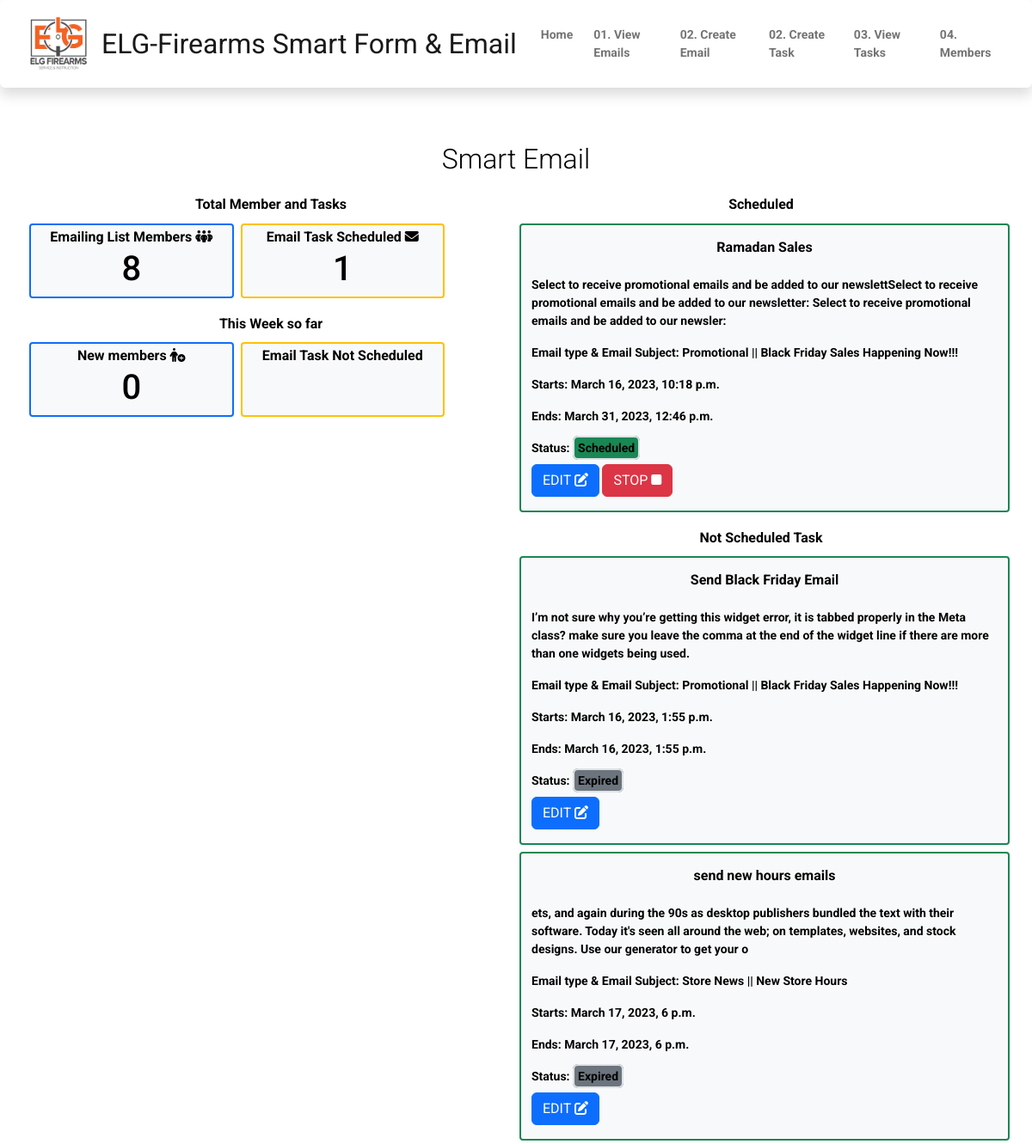
The app's page /master/stop_task/29 with its own data.
### smart_emailApp/models.py (models this page shows, shortened)
class EmailTask(models.Model):
    task_type = (
        ('Once', 'Once'),
        ('Daily', 'Daily'),
        ('Weekly', 'Weekly'),
        ('Monthly', 'Monthly'),
    )
    task_status = (
        ('Scheduled', 'Scheduled'),
        ('STOPPED', 'STOPPED'),
        ('Not Scheduled', 'Not Scheduled'),
        ('Expired', 'Expired'),
    )
    priority_level = (
        ('Low', 'Low'),
        ('Medium', 'Medium'),
        ('High', 'High'),
    )
    task_name = models.CharField(max_length=200)
    task_occurence = models.CharField(max_length=50, choices=task_type, null=True, blank=True)
    task_description = models.TextField(max_length=200)
    recipients = models.CharField(max_length=1000)
    sender = models.EmailField()
    emailToSend = models.ForeignKey(Emails, on_delete=models.CASCADE, null=True, blank=True)
    created_at = models.DateTimeField(auto_now_add=True)
    date_from = models.DateTimeField()
    date_to_sending = models.DateTimeField()
    status = models.CharField(max_length=50, choices=task_status, null=True, blank=True)
    priority = models.CharField(max_length=50, choices=priority_level, null=True, blank=True)
    error_message = models.TextField(null=True, blank=True)
    updated_at = models.DateField(auto_now=True, null=True, blank=True)

class Emails(models.Model):
    email_type = (
        ('Promotional', 'Promotional'),
        ('Store News', 'Store News'),
        ('Seasonal Sales', 'Seasonal Sales'),
    )
    subject = models.CharField(max_length=100)
    body = models.TextField(max_length=1000)
    emailtype = models.CharField(max_length=50, choices=email_type, null=True, blank=True)
    product1_image = models.ImageField(upload_to="email_imageAttachment/", null=True, blank=True, default=None)
    product1_name = models.CharField(max_length=60, null=True, blank=True)
    product1_description = models.CharField(max_length=200, null=True, blank=True)
    product1_link = models.URLField(max_length=100, null=True, blank=True)
    product2_image = models.ImageField(upload_to="email_imageAttachment/", null=True, blank=True, default=None)
    product2_name = models.CharField(max_length=60, null=True, blank=True)
    product2_description = models.CharField(max_length=200, null=True, blank=True)
    product2_link = models.URLField(max_length=100, null=True, blank=True)
    product3_image = models.ImageField(upload_to="email_imageAttachment/", null=True, blank=True, default=None)
    product3_name = models.CharField(max_length=60, null=True, blank=True)
    product3_description = models.CharField(max_length=200, null=True, blank=True)
    product3_link = models.URLField(max_length=100, null=True, blank=True)
    product4_image = models.ImageField(upload_to="email_imageAttachment/", null=True, blank=True, default=None)
    product4_name = models.CharField(max_length=60, null=True, blank=True)
    product4_description = models.CharField(max_length=200, null=True, blank=True)
    product4_link = models.URLField(max_length=100, null=True, blank=True)
    created_at = models.DateTimeField(auto_now_add=True)
    updated_at = models.DateField(auto_now=True, null=True, blank=True)
    def __str__(self):
        return f'{self.emailtype} || {self.subject}'

### smart_emailApp/views.py (the view)
# urls.py: path('stop_task/<int:id>', views.stop_task, name='stop_task'),
def stop_task(request, id):
    members_count = User.objects.count()
    today = datetime.today()
    thirty_days_ago = today - timedelta(days=7)
    last7days = User.objects.filter(created_at__gte=thirty_days_ago).count()
    numberOf_scheduled_tasks = EmailTask.objects.filter(status="Scheduled").count()
    only_scheduled_tasks = EmailTask.objects.filter(status="Scheduled")
    from django.db.models import Q
    not_scheduled_tasks = EmailTask.objects.filter(Q(status='Not Scheduled') | Q(status='Expired'))
    context = {
        "members_count": members_count,
        "last7days": last7days,
        "numberOf_scheduled_tasks": numberOf_scheduled_tasks,
        'only_scheduled_tasks': only_scheduled_tasks,
        'not_scheduled_tasks': not_scheduled_tasks
    }
    EmailTask.objects.filter(id=id).update(status="STOPPED")
    return render(request, 'smartemail/master_home.html', context)

### templates/smartemail/master_home.html (shortened to what this page needs)
{% extends "nav.html" %}
{% load static %}
{% block navbar %}
    <div class="container">
        <div class="row text-black">
            <h4 class="text-center p-3 lead fs-2"> Smart Email </h4>
            <div class="col-6">
                <div class="row mb-2">
                    <h6 class="text-center fw-bold"> Total Member and Tasks  </h6>
                    <div class="col-5 bg-light m-1 border border-primary border-2  rounded-1">
                        <h6 class="text-center m-1 fw-bold"> Emailing List Members <i class="fa-solid fa-people-group"></i></h6>
                        <h1 class="text-black text-center">{{ members_count }}</h1>
                    </div>
                    <div class="col-5 bg-light m-1 border border-warning border-2  rounded-1">
                        <h6 class="text-center m-1 fw-bold"> Email Task Scheduled <i class="fa-solid fa-envelope"></i> </h6>
                        <h1 class="text-black text-center">{{ numberOf_scheduled_tasks }}</h1>
                    </div>
                </div>
                <div class="row mt-3">
                    <h6 class="text-center fw-bold"> This Week so far </h6>
                    <div class="col-5 bg-light m-1 border border-primary border-2  rounded-1">
                        <h6 class="text-center m-1 fw-bold"> New members <i class="fa-solid fa-person-circle-plus"></i> </h6>
                        <h1 class="text-black text-center">{{ last7days }}</h1>
                    </div>
                    <div class="col-5 bg-light m-1 border border-warning border-2  rounded-1">
                        <h6 class="text-center m-1 fw-bold"> Email Task Not Scheduled</h6>
                    </div>
                </div>
            </div>
            <div class="col-6">
                <div class="row mb-3">
                    <h6 class="text-center fw-bold">Scheduled </h6>
                    {% for task in only_scheduled_tasks %}
                        <div class="col-12 bg-light m-1 border border-success border-2 rounded-1 text-black ">
                            <h6 class="text-center fw-bolder p-3"> {{ task.task_name}} </h6>
                            <p class="fw-bold">
                                {{ task.task_description }}
                            </p>
                            <p class="fw-bold"> Email type & Email Subject:  <span class="text-black">  {{ task.emailToSend }}</span></p>
                            <p class="fw-bold"> Starts:<span class="text-black">  {{ task.date_from }}</span> </p>
                            <p  class="fw-bold"> Ends:<span class="text-black">   {{ task.date_to_sending }}</span> </p>
                            <div class="pb-2 fw-bold">Status: <span class="p-1 fw-bold bg-success border rounded">{{ task.status }}</span></div>
                            <a class="btn btn-primary mb-3" href="{% url 'edit_task' task.id  %}"> EDIT  <i class="fa-solid fa-pen-to-square"></i></a>
                            <form method="POST" action="{% url 'stop_task' task.id %}" class="d-inline">
                                <button class="btn btn-danger mb-3" type="submit"href="{% url 'stop_task' task.id %}"> STOP <i class="fa-solid fa-stop"></i></button>
                            </form>
                        </div>
                    {% endfor %}
                </div>
                <div class="row mt-3">
                    <h6 class="text-center fw-bold"> Not Scheduled Task  </h6>
                    {% for task in not_scheduled_tasks %}
                        <div class="col-12 bg-light m-1 border border-success border-2 rounded-1 text-black ">
                            <h6 class="text-center fw-bolder p-3"> {{ task.task_name}} </h6>
                            <p class="fw-bold">
                                {{ task.task_description }}
                            </p>
                            <p class="fw-bold"> Email type & Email Subject:  <span class="text-black">  {{ task.emailToSend }}</span></p>
                            <p class="fw-bold"> Starts:<span class="text-black">  {{ task.date_from }}</span> </p>
                            <p  class="fw-bold"> Ends:<span class="text-black">   {{ task.date_to_sending }}</span> </p>
                            <div class="pb-2 fw-bold">Status: <span class="p-1 fw-bold bg-secondary border rounded">{{ task.status }}</span></div>
                            <a class="btn btn-primary mb-3" href="{% url 'edit_task' task.id  %}"> EDIT  <i class="fa-solid fa-pen-to-square"></i></a>
                        </div>
                    {% endfor %}
                </div>
            </div>
        </div>
    </div>
{% endblock %}

### static/css/base.css (style rules this page uses)
body, .navbar, .dropdown-menu { background-color: white !important; font-family: 'Roboto'; font-size: 14px; }

### records on screen
EmailTask: task_name "Ramadan Sales", task_description "Select to receive promotional emails and be added to our newslettSelect to receive promotional emails and be added to our newsletter: Select to receive promotional emails and be added to our newsler:", emailToSend "Promotional || Black Friday Sales Happening Now!!!", date_from "March 16, 2023, 10:18 p.m.", date_to_sending "March 31, 2023, 12:46 p.m.", status "Scheduled"
EmailTask: task_name "Send Black Friday Email", task_description "I’m not sure why you’re getting this widget error, it is tabbed properly in the Meta class? make sure you leave the comma at the end of the widget line if there are more than one widgets being used.", emailToSend "Promotional || Black Friday Sales Happening Now!!!", date_from "March 16, 2023, 1:55 p.m.", date_to_sending "March 16, 2023, 1:55 p.m.", status "Expired"
EmailTask: task_name "send new hours emails", task_description "ets, and again during the 90s as desktop publishers bundled the text with their software. Today it's seen all around the web; on templates, websites, and stock designs. Use our generator to get your o", emailToSend "Store News || New Store Hours", date_from "March 17, 2023, 6 p.m.", date_to_sending "March 17, 2023, 6 p.m.", status "Expired"

### other values on screen
{{ members_count }} "8"
{{ numberOf_scheduled_tasks }} "1"
{{ last7days }} "0"
